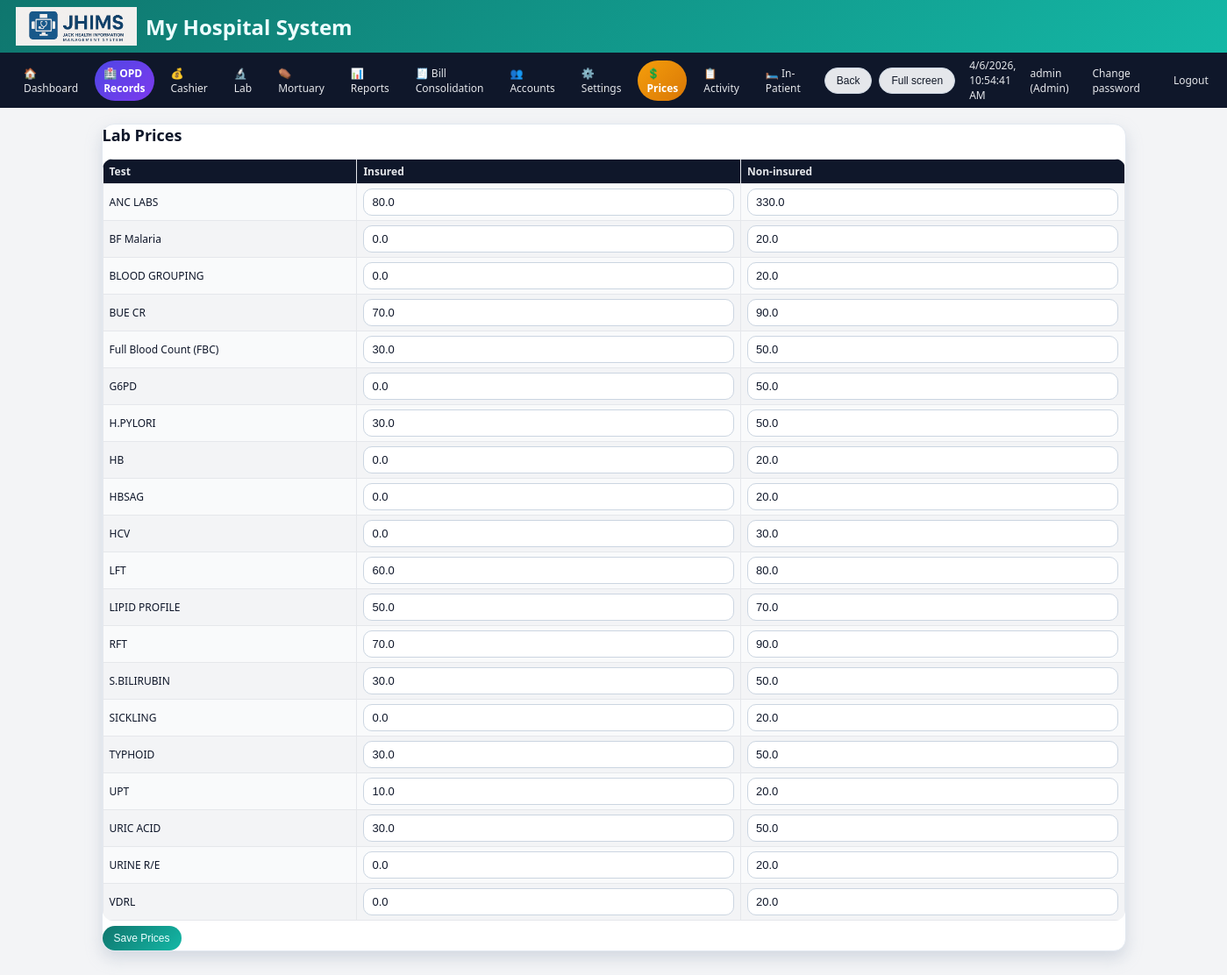
The page /settings/lab-prices (signed in) on the database its author committed.
### tables this page shows
CREATE TABLE lab_test_prices(id INTEGER PRIMARY KEY AUTOINCREMENT,name TEXT UNIQUE,insured_price REAL,non_insured_price REAL);

### app.py (the view, shortened to what this page needs)
@app.route("/settings/lab-prices", methods=["GET", "POST"])
@login_required(role="Admin")
def settings_lab_prices():
    conn = get_db()
    c = conn.cursor()
    c.execute("SELECT * FROM lab_test_prices ORDER BY name")
    rows = c.fetchall()
    conn.close()
    return render_template("settings_lab_prices.html", rows=rows)

### app.py (called while the page is built)
def get_db():
    conn = sqlite3.connect(DB_PATH)
    conn.row_factory = sqlite3.Row
    return conn

@app.context_processor
def inject_hospital():
    return dict(hospital=get_hospital())

def get_hospital():
    conn = get_db()
    c = conn.cursor()
    c.execute("SELECT * FROM hospital_settings LIMIT 1")
    data = c.fetchone()
    conn.close()
    return data

def login_required(role=None):
    def deco(f):
        @wraps(f)
        def wrapper(*args, **kwargs):
            if "user" not in session:
                return redirect(url_for("login"))
            if role and session.get("role") not in (role, "Admin"):
                flash("Access denied for your role.", "danger")
                return redirect(url_for("dashboard"))
            return f(*args, **kwargs)
        return wrapper
    return deco

@app.before_request
def startup():
    global _db_initialized
    if not _db_initialized:
        init_db()
        _db_initialized = True

@app.context_processor
def inject_globals():
    conn = get_db()
    c = conn.cursor()
    c.execute("SELECT name, insured_price, non_insured_price FROM lab_test_prices ORDER BY name")
    tests = c.fetchall()
    c.execute("SELECT name FROM services ORDER BY name")
    services = [r["name"] for r in c.fetchall()]
    conn.close()
    return dict(
        APP_NAME=APP_NAME,
        HOSPITAL_NAME=HOSPITAL_NAME,
        HOSPITAL_ADDRESS=HOSPITAL_ADDRESS,
        HOSPITAL_PHONE=HOSPITAL_PHONE,
        POWERED_BY=POWERED_BY,
        LAB_TESTS=tests,
        SERVICES=services,
        now=datetime.now,
    )

### templates/settings_lab_prices.html
{% extends "base.html" %}
{% block content %}
<div class="card">
  <h2>Lab Prices</h2>
  <form method="post">
    <table>
      <thead><tr><th>Test</th><th>Insured</th><th>Non-insured</th></tr></thead>
      <tbody>
        {% for r in rows %}
        <tr>
          <td>{{ r.name }}</td>
          <td><input type="number" step="0.01" name="ins_{{ r.id }}" value="{{ r.insured_price }}"></td>
          <td><input type="number" step="0.01" name="non_{{ r.id }}" value="{{ r.non_insured_price }}"></td>
        </tr>
        {% endfor %}
      </tbody>
    </table>
    <button class="btn btn-primary" type="submit" style="margin-top:6px;">Save Prices</button>
  </form>
</div>
{% endblock %}

### templates/base.html (style rules this page uses)
:root { --accent:#0f766e; --accent-strong:#0d9488; --accent-soft:#a7f3d0; --danger:#b91c1c; --border-soft:#e2e8f0; --bg-light:#f3f4f6; --bg-card:#ffffff; --text-main:#0f172a; --text-muted:#6b7280; }
* { box-sizing:border-box; }
body { margin:0; font-family:system-ui,-apple-system,BlinkMacSystemFont,"Segoe UI",sans-serif; }
body.theme-light { background:var(--bg-light); color:var(--text-main); }
body.theme-light .card { background:var(--bg-card); border-radius:14px; border:1px solid var(--border-soft); box-shadow:0 8px 18px rgba(148,163,184,.35); }
body.theme-light table { background:#f9fafb; }
body.theme-light th { background:#0f172a; color:#e5e7eb; }
body.theme-light tr:nth-child(even) td { background:#f3f4f6; }
.card h2 { margin-top:0; font-size:18px; }
input[type=text], input[type=password], input[type=number], input[type=date], select, textarea { width:100%; padding:7px 9px; border-radius:10px; border:1px solid #cbd5e1; font-size:13px; background:#ffffff; color:#0f172a; outline:none; transition:.15s border-color,.15s box-shadow,.15s background; }
input::placeholder,textarea::placeholder { color:#9ca3af; }
.btn { display:inline-flex; align-items:center; justify-content:center; gap:5px; padding:7px 13px; border-radius:999px; border:none; font-size:12px; font-weight:500; cursor:pointer; white-space:nowrap; transition:.16s transform,.16s box-shadow,.16s background; }
.btn-primary { background:linear-gradient(135deg,#0f766e,#14b8a6); color:#ecfeff; }
table { width:100%; border-collapse:collapse; font-size:12px; border-radius:12px; overflow:hidden; }
th,td { border:1px solid #e5e7eb; padding:5px 7px; text-align:left; }

### rows shown on the page
lab_test_prices: name "ANC LABS", insured_price "80.0", non_insured_price "330.0"
lab_test_prices: name "BF Malaria", insured_price "0.0", non_insured_price "20.0"
lab_test_prices: name "BLOOD GROUPING", insured_price "0.0", non_insured_price "20.0"
lab_test_prices: name "BUE CR", insured_price "70.0", non_insured_price "90.0"
lab_test_prices: name "Full Blood Count (FBC)", insured_price "30.0", non_insured_price "50.0"
lab_test_prices: name "G6PD", insured_price "0.0", non_insured_price "50.0"
lab_test_prices: name "H.PYLORI", insured_price "30.0", non_insured_price "50.0"
lab_test_prices: name "HB", insured_price "0.0", non_insured_price "20.0"
lab_test_prices: name "HBSAG", insured_price "0.0", non_insured_price "20.0"
lab_test_prices: name "HCV", insured_price "0.0", non_insured_price "30.0"
lab_test_prices: name "LFT", insured_price "60.0", non_insured_price "80.0"
lab_test_prices: name "LIPID PROFILE", insured_price "50.0", non_insured_price "70.0"
lab_test_prices: name "RFT", insured_price "70.0", non_insured_price "90.0"
lab_test_prices: name "S.BILIRUBIN", insured_price "30.0", non_insured_price "50.0"
lab_test_prices: name "SICKLING", insured_price "0.0", non_insured_price "20.0"
lab_test_prices: name "TYPHOID", insured_price "30.0", non_insured_price "50.0"
lab_test_prices: name "UPT", insured_price "10.0", non_insured_price "20.0"
lab_test_prices: name "URIC ACID", insured_price "30.0", non_insured_price "50.0"
lab_test_prices: name "URINE R/E", insured_price "0.0", non_insured_price "20.0"
lab_test_prices: name "VDRL", insured_price "0.0", non_insured_price "20.0"

### other values the page prints
{{ hospital.hospital_name or "My Hospital System" }} "My Hospital System"
{{ session.get('user') }} "admin"
{{ session.get('role') }} "Admin"
